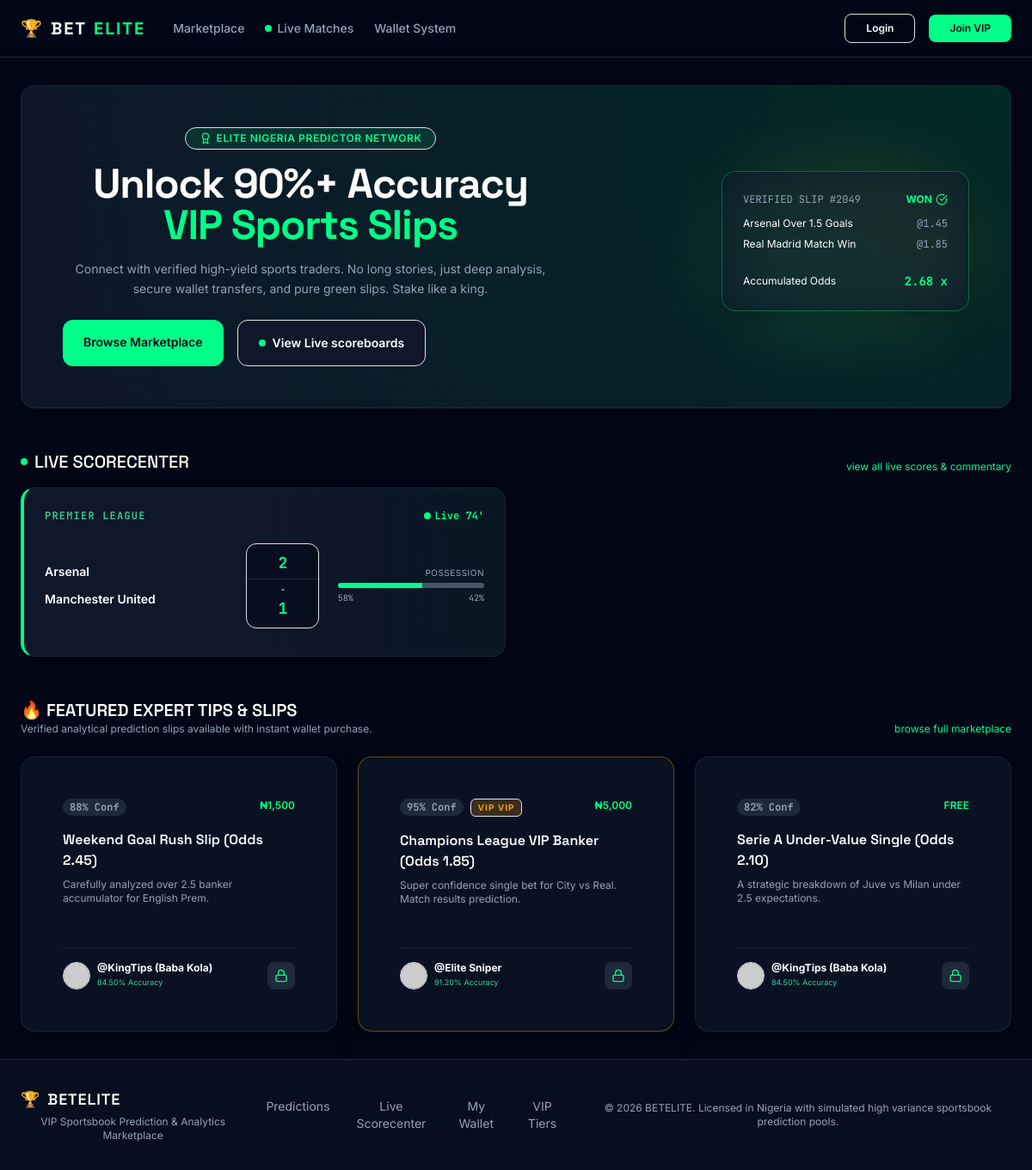
The page / on the database its author committed.
### tables this page shows
CREATE TABLE `be_matches` (
  `id` INT AUTO_INCREMENT PRIMARY KEY,
  `sport` ENUM('Football', 'Basketball', 'Tennis', 'Ice Hockey', 'Cricket') DEFAULT 'Football',
  `league` VARCHAR(100) NOT NULL,
  `home_team` VARCHAR(100) NOT NULL,
  `away_team` VARCHAR(100) NOT NULL,
  `home_score` INT DEFAULT 0,
  `away_score` INT DEFAULT 0,
  `match_time` INT DEFAULT 0,  
  `match_status` ENUM('Upcoming', 'Live', 'Completed', 'Postponed') DEFAULT 'Upcoming',
  `start_datetime` DATETIME NOT NULL,
  `home_logo` VARCHAR(255) DEFAULT NULL,
  `away_logo` VARCHAR(255) DEFAULT NULL,
   
  `possession_home` INT DEFAULT 50,
  `possession_away` INT DEFAULT 50,
  `shots_home` INT DEFAULT 0,
  `shots_away` INT DEFAULT 0,
  `corners_home` INT DEFAULT 0,
  `corners_away` INT DEFAULT 0,
  `cards_yellow_home` INT DEFAULT 0,
  `cards_yellow_away` INT DEFAULT 0,
  `cards_red_home` INT DEFAULT 0,
  `cards_red_away` INT DEFAULT 0,
   
  `live_commentary` TEXT DEFAULT NULL,
  `created_at` TIMESTAMP DEFAULT CURRENT_TIMESTAMP,
  INDEX `idx_status` (`match_status`),
  INDEX `idx_datetime` (`start_datetime`)
);

CREATE TABLE `be_predictions` (
  `id` INT AUTO_INCREMENT PRIMARY KEY,
  `predictor_id` INT NOT NULL,
  `title` VARCHAR(255) NOT NULL,
  `description` TEXT DEFAULT NULL,
  `price` DECIMAL(10,2) DEFAULT '0.00',  
  `confidence` INT DEFAULT 80,  
  `is_vip` TINYINT(1) DEFAULT 0,
  `status` ENUM('Pending', 'Active', 'Won', 'Lost', 'Refunded') DEFAULT 'Active',
  `created_at` TIMESTAMP DEFAULT CURRENT_TIMESTAMP,
  `updated_at` TIMESTAMP DEFAULT CURRENT_TIMESTAMP ON UPDATE CURRENT_TIMESTAMP,
  FOREIGN KEY (`predictor_id`) REFERENCES `be_predictors`(`id`) ON DELETE CASCADE,
  INDEX `idx_vip` (`is_vip`),
  INDEX `idx_status` (`status`)
);

CREATE TABLE `be_predictors` (
  `id` INT AUTO_INCREMENT PRIMARY KEY,
  `user_id` INT NOT NULL UNIQUE,
  `display_name` VARCHAR(100) NOT NULL,
  `bio` TEXT DEFAULT NULL,
  `badge` ENUM('Standard', 'VIP Pro', 'Elite Gold', 'Master Trader') DEFAULT 'Standard',
  `accuracy_rate` DECIMAL(5,2) DEFAULT '0.00',
  `total_predictions` INT DEFAULT 0,
  `won_predictions` INT DEFAULT 0,
  `subscribers_count` INT DEFAULT 0,
  `referral_code` VARCHAR(20) UNIQUE DEFAULT NULL,
  `status` ENUM('active', 'review_pending', 'suspended') DEFAULT 'active',
  `created_at` TIMESTAMP DEFAULT CURRENT_TIMESTAMP,
  FOREIGN KEY (`user_id`) REFERENCES `be_users`(`id`) ON DELETE CASCADE
);

### index.php (the view, shortened to what this page needs)
<?php
require_once __DIR__ . "/includes/header.php";
require_once __DIR__ . "/includes/navbar.php";
$sql_preds = "SELECT p.*, pr.display_name, pr.badge, pr.accuracy_rate
              FROM be_predictions p
              JOIN be_predictors pr ON p.predictor_id = pr.id
              ORDER BY p.created_at DESC LIMIT 6";
$res_preds = mysqli_query($conn, $sql_preds);
$sql_matches = "SELECT * FROM be_matches WHERE match_status = 'Live' LIMIT 2";
$res_matches = mysqli_query($conn, $sql_matches);
?>
<main class="max-w-7xl mx-auto px-4 py-8 space-y-12 flex-grow">
    <section class="glass-card relative overflow-hidden p-8 md:p-12 flex flex-col md:flex-row justify-between items-center gap-6" style="background: radial-gradient(circle at top right, rgba(0, 255, 136, 0.15), rgba(15, 23, 42, 0.95));">
        <div class="space-y-4 max-w-xl text-center md:text-left">
            <span class="inline-flex items-center gap-1.5 px-3 py-1 bg-electricGreen/10 border border-electricGreen/30 text-electricGreen text-xs font-semibold rounded-full uppercase tracking-wider">
                <i data-lucide="award" class="w-3.5 h-3.5"></i> Elite Nigeria Predictor Network
            </span>
            <h1 class="font-display font-bold text-3xl md:text-5xl text-white tracking-tight leading-none leading-xs">
                Unlock 90%+ Accuracy <span class="text-electricGreen">VIP Sports Slips</span>
            </h1>
            <p class="text-sm text-mutedText leading-relaxed">
                Connect with verified high-yield sports traders. No long stories, just deep analysis, secure wallet transfers, and pure green slips. Stake like a king.
            </p>
            <div class="flex flex-col sm:flex-row gap-3 pt-2 justify-center md:justify-start">
                <a href="marketplace.php" class="px-6 py-3 bg-electricGreen hover:bg-greenHover text-darkBg text-sm font-semibold rounded-xl text-center transition-all no-underline">
                    Browse Marketplace
                </a>
                <a href="live.php" class="px-6 py-3 bg-darkSec border border-borderSl hover:border-slate-700 text-sm font-semibold rounded-xl text-center transition-all no-underline text-white flex items-center justify-center gap-2">
                    <span class="live-pulse"></span> View Live scoreboards
                </a>
            </div>
        </div>
        <div class="hidden md:block relative w-72 h-44">
            <div class="absolute inset-0 bg-gradient-to-tr from-electricGreen to-vipGold opacity-20 blur-2xl rounded-full"></div>
            <div class="glass-card p-4 relative z-10 border-electricGreen/30 space-y-3">
                <div class="flex justify-between items-center text-xs text-mutedText">
                    <span class="uppercase font-mono">Verified Slip #2049</span>
                    <span class="text-electricGreen font-bold flex items-center gap-1">WON <i data-lucide="check-circle" class="w-3.5 h-3.5"></i></span>
                </div>
                <div class="space-y-2">
                    <div class="flex justify-between text-xs">
                        <span>Arsenal Over 1.5 Goals</span>
                        <span class="font-mono text-mutedText">@1.45</span>
                    </div>
                    <div class="flex justify-between text-xs">
                        <span>Real Madrid Match Win</span>
                        <span class="font-mono text-mutedText">@1.85</span>
                    </div>
                </div>
                <hr class="border-borderSl">
                <div class="flex justify-between items-center">
                    <span class="text-xs">Accumulated Odds</span>
                    <span class="font-mono text-electricGreen font-bold text-sm">2.68 x</span>
                </div>
            </div>
        </div>
    </section>
    <section class="space-y-4">
        <div class="flex justify-between items-end">
            <h2 class="font-display font-medium text-xl text-white flex items-center gap-2">
                <span class="live-pulse"></span> LIVE SCORECENTER
            </h2>
            <a href="live.php" class="text-xs text-electricGreen hover:underline no-underline">view all live scores & commentary</a>
        </div>
        <div class="grid grid-cols-1 md:grid-cols-2 gap-4">
            <?php if (mysqli_num_rows($res_matches) > 0): ?>
                <?php while($match = mysqli_fetch_assoc($res_matches)): ?>
                    <div class="glass-card p-4 relative match-card live-active bg-gradient-to-r from-slate-900 via-slate-900 to-emerald-950/20">
                        <div class="flex justify-between items-center text-xs text-mutedText mb-3">
                            <span class="font-semibold uppercase tracking-widest text-emerald-400 font-mono"><?php echo $match['league']; ?></span>
                            <span class="flex items-center gap-1 text-electricGreen font-mono font-bold">
                                <span class="live-pulse"></span> Live <?php echo $match['match_time']; ?>'
                            </span>
                        </div>
                        <div class="flex justify-between items-center py-2">
                            <div class="space-y-3 w-5/12">
                                <div class="flex items-center gap-2">
                                    <span class="text-sm font-semibold truncate text-white"><?php echo $match['home_team']; ?></span>
                                </div>
                                <div class="flex items-center gap-2">
                                    <span class="text-sm font-semibold truncate text-white"><?php echo $match['away_team']; ?></span>
                                </div>
                            </div>
                            <div class="w-2/12 flex flex-col items-center justify-center font-bold text-lg font-mono text-electricGreen bg-slate-950/50 py-2 rounded-xl border border-borderSl">
                                <div><?php echo $match['home_score']; ?></div>
                                <div class="text-xs text-mutedText border-t border-borderSl w-full text-center mt-1 pt-1">-</div>
                                <div><?php echo $match['away_score']; ?></div>
                            </div>
                            <div class="w-4/12 text-right space-y-1">
                                <p class="text-[10px] text-mutedText uppercase tracking-wider">Possession</p>
                                <div class="w-full bg-slate-800 rounded-full h-1.5 overflow-hidden flex">
                                    <div class="bg-electricGreen h-full" style="width: <?php echo $match['possession_home']; ?>%;"></div>
                                    <div class="bg-slate-600 h-full" style="width: <?php echo $match['possession_away']; ?>%;"></div>
                                </div>
                                <div class="flex justify-between font-mono text-[10px] text-mutedText mt-1">
                                    <span><?php echo $match['possession_home']; ?>%</span>
                                    <span><?php echo $match['possession_away']; ?>%</span>
                                </div>
                            </div>
                        </div>
                    </div>
                <?php endwhile; ?>
            <?php endif; ?>
        </div>
    </section>
    <section class="space-y-6">
        <div class="flex justify-between items-end">
            <div>
                <h2 class="font-display font-semibold text-xl text-white">🔥 FEATURED EXPERT TIPS & SLIPS</h2>
                <p class="text-xs text-mutedText">Verified analytical prediction slips available with instant wallet purchase.</p>
            </div>
            <a href="marketplace.php" class="text-xs text-electricGreen hover:underline no-underline">browse full marketplace</a>
        </div>
        <div class="grid grid-cols-1 md:grid-cols-3 gap-6">
            <?php if (mysqli_num_rows($res_preds) > 0): ?>
                <?php while($pred = mysqli_fetch_assoc($res_preds)): ?>
                    <div class="glass-card p-5 flex flex-col justify-between h-80 <?php echo $pred['is_vip'] ? 'border-amber-500/40' : ''; ?>">
                        <div>
                            <div class="flex justify-between items-start mb-3">
                                <div class="flex items-center gap-2">
                                    <span class="text-xs font-mono font-bold px-2 py-0.5 rounded-full bg-slate-800 text-mutedText">
                                        <?php echo $pred['confidence']; ?>% Conf
                                    </span>
                                    <?php if ($pred['is_vip']): ?>
                                        <span class="text-[10px] font-bold uppercase tracking-widest px-2 py-0.5 rounded bg-amber-500/20 text-vipGold border border-amber-500/30">
                                            VIP VIP
                                        </span>
                                    <?php endif; ?>
                                </div>
                                <span class="text-xs font-semibold text-electricGreen">
                                    <?php echo ($pred['price'] > 0) ? '₦' . number_format($pred['price'], 0) : 'FREE'; ?>
                                </span>
                            </div>
                            <h3 class="font-display font-semibold text-base text-white line-clamp-2 hover:text-electricGreen transition-colors mb-2">
                                <a href="marketplace.php" class="no-underline text-white"><?php echo $pred['title']; ?></a>
                            </h3>
                            <p class="text-xs text-mutedText line-clamp-3 mb-4">
                                <?php echo $pred['description'] ?: 'Complete high confidence multi-league accumulator slip thoroughly analyzed and compiled by our veteran sportsbook trader.'; ?>
                            </p>
                        </div>
                        <div class="border-t border-borderSl pt-3 mt-auto flex justify-between items-center">
                            <div class="flex items-center gap-20">
                                <div class="flex items-center gap-2">
                                    <img src="https://api.dicebear.com/7.x/pixel-art/svg?seed=<?php echo urlencode($pred['display_name']); ?>" class="w-8 h-8 rounded-full border border-slate-700" alt="avatar">
                                    <div>
                                        <p class="text-xs font-bold text-white leading-none">@<?php echo $pred['display_name']; ?></p>
                                        <p class="text-[9px] text-emerald-400 mt-1"><?php echo $pred['accuracy_rate']; ?>% Accuracy</p>
                                    </div>
                                </div>
                            </div>
                            <?php if (isset($_SESSION['user_id'])): ?>
                                <button onclick="addToCart(<?php echo $pred['id']; ?>)" class="p-2 bg-slate-800 hover:bg-electricGreen hover:text-darkBg text-electricGreen rounded-lg transition-all">
                                    <i data-lucide="plus" class="w-4 h-4"></i>
                                </button>
                            <?php else: ?>
                                <a href="login.php" class="p-2 bg-slate-800 hover:bg-electricGreen hover:text-darkBg text-electricGreen rounded-lg transition-all">
                                    <i data-lucide="lock" class="w-4 h-4"></i>
                                </a>
                            <?php endif; ?>
                        </div>
                    </div>
                <?php endwhile; ?>
            <?php else: ?>
                <div class="glass-card p-6 text-center text-mutedText col-span-3">
                    <p class="text-sm">No featured predictions available yet. Complete predictor profiles are loading active odds bundles.</p>
                </div>
            <?php endif; ?>
        </div>
    </section>
</main>
<?php
require_once __DIR__ . "/includes/footer.php";
?>

### rows shown on the page
be_matches: league "PREMIER LEAGUE", match_time "74", home_team "Arsenal", away_team "Manchester United", home_score "2", away_score "1", possession_home "58", possession_away "42"
be_predictions: confidence "88", price "1,500", title "Weekend Goal Rush Slip (Odds 2.45)", description "Carefully analyzed over 2.5 banker accumulator for English Prem.", predictor.display_name "KingTips (Baba Kola)", predictor.accuracy_rate "84.50"
be_predictions: confidence "95", is_vip "VIP VIP", price "5,000", title "Champions League VIP Banker (Odds 1.85)", description "Super confidence single bet for City vs Real. Match results prediction.", predictor.display_name "Elite Sniper", predictor.accuracy_rate "91.20"
be_predictions: confidence "82", price "FREE", title "Serie A Under-Value Single (Odds 2.10)", description "A strategic breakdown of Juve vs Milan under 2.5 expectations.", predictor.display_name "KingTips (Baba Kola)", predictor.accuracy_rate "84.50"

### other values the page prints
SITE_SLOGAN "VIP Sportsbook Prediction & Analytics Marketplace"
